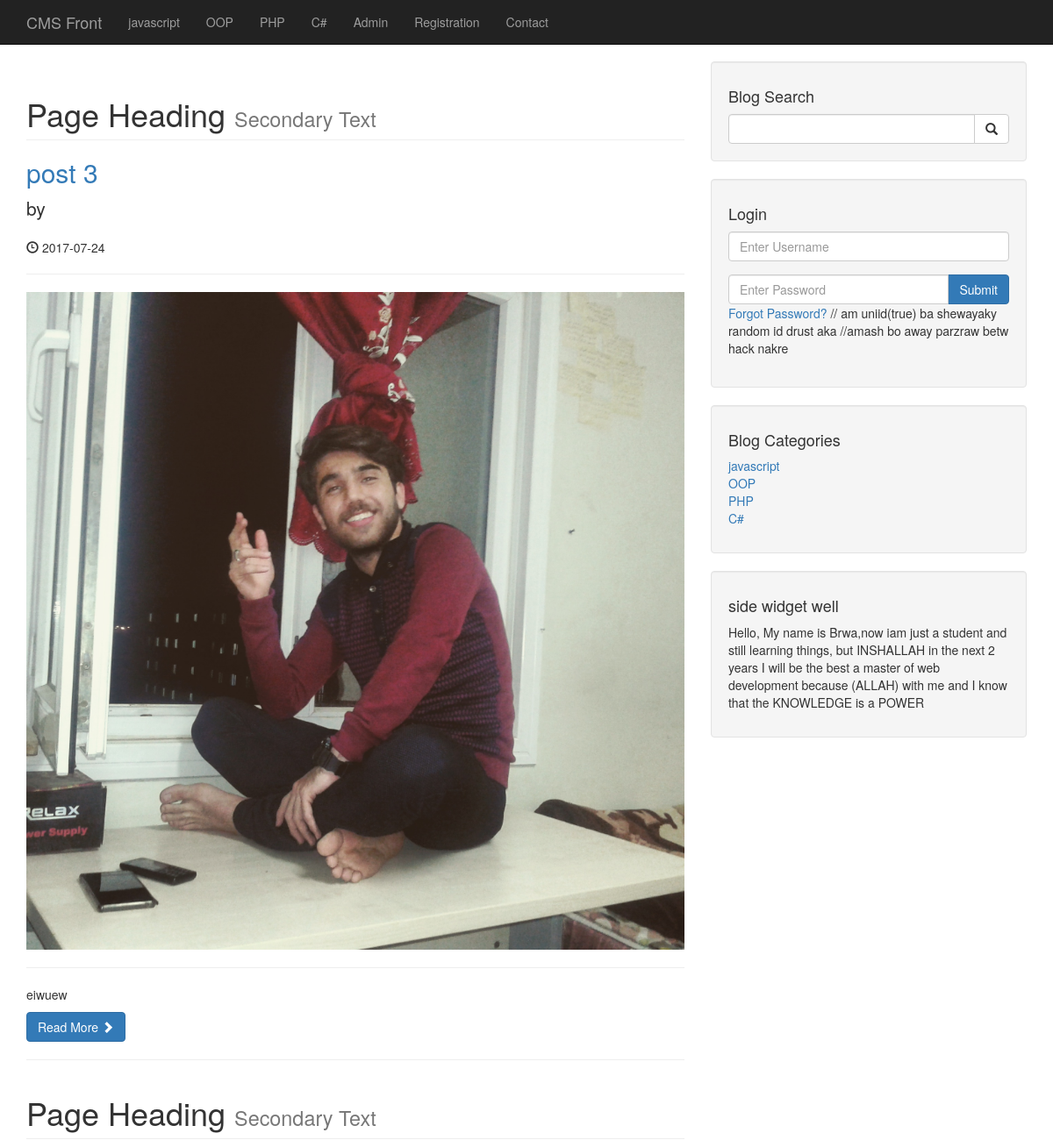
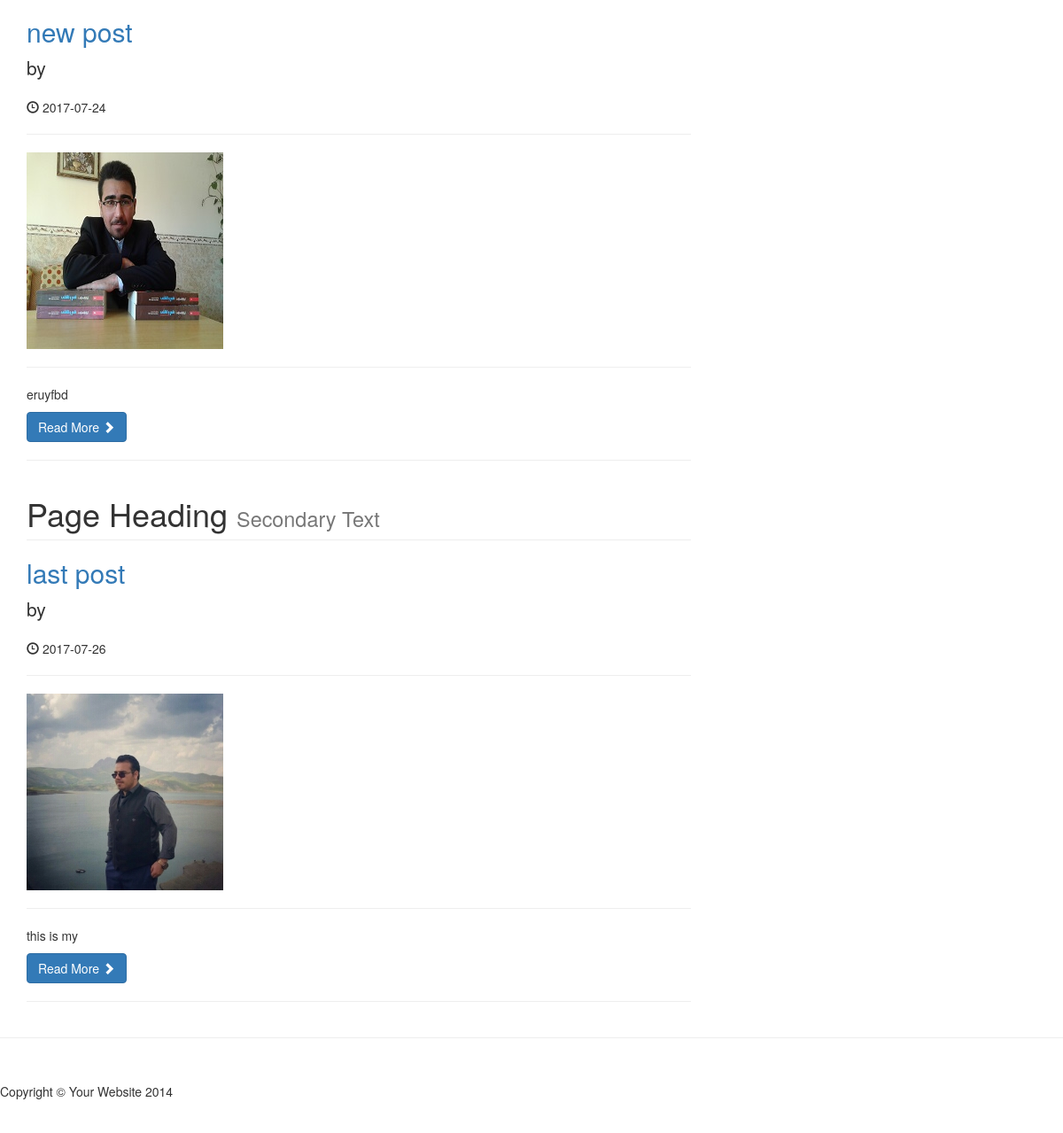
/index_old.php, run on the app's committed database (2 pictures, top to bottom).
### tables this page shows
CREATE TABLE `catagory` (
  `id` int(11) NOT NULL,
  `title` varchar(255) NOT NULL
);

CREATE TABLE `posts` (
  `post_id` int(11) NOT NULL,
  `post_catagory_id` int(11) NOT NULL,
  `post_title` varchar(255) NOT NULL,
  `post_author` varchar(255) NOT NULL,
  `post_user` varchar(255) NOT NULL,
  `post_date` date NOT NULL,
  `post_image` text NOT NULL,
  `post_content` text NOT NULL,
  `post_tags` varchar(255) NOT NULL,
  `post_comment_count` int(11) NOT NULL,
  `post_status` varchar(255) NOT NULL DEFAULT 'draft',
  `post_view_count` int(11) NOT NULL
);

### index_old.php (the view)
<?php  include 'includes/header.php';  ?>
<body>
    <?php  include 'includes/navigation.php';   ?>
    <div class="container">
        <div class="row">
            <div class="col-md-8">
              <?php
                  $sql="SELECT * FROM posts";
                  $ex=mysqli_query($connection,$sql);
                  while ($row=mysqli_fetch_assoc($ex))
                   {
                      $post_id=$row['post_id'];
                      $post_title=$row['post_title'];
                      $post_author=$row['post_author'];
                      $post_date=$row['post_date'];
                      $post_image=$row['post_image'];
                      $post_content=substr($row['post_content'],0,10);
                       $post_status=$row['post_status'];
               if ($post_status == 'publish')
               {
                ?>
                <h1 class="page-header">
                    Page Heading
                    <small>Secondary Text</small>
                </h1>
                <h2>
                    <a href="post.php?p_id=<?php echo $post_id; ?>"><?php echo $post_title ?></a>
                </h2>
                <p class="lead">
                    by <a href="author_post.php?author=<?php echo $post_author ?>&p_id=<?php echo $post_id ?>"><?php echo $post_author ?></a>
                </p>
                <p><span class="glyphicon glyphicon-time"></span> <?php echo $post_date ?></p>
                <hr>
                   <a href="post.php?p_id=<?php echo $post_id; ?>">
                <img class="img-responsive" src="images/<?php echo $post_image ?>" alt="">
                   </a>
                <hr>
                <p><?php echo $post_content ?></p>
                <a class="btn btn-primary" href="post.php?p_id=<?php echo $post_id; ?>">Read More <span class="glyphicon glyphicon-chevron-right"></span></a>
                <hr>
                <?php } }?>
            </div>
              <?php  include 'includes/sidebar.php';   ?>
        </div>
      </div>
        <hr>
        <?php
          include 'includes/footer.php';
         ?>
</body>
</html>

### includes/navigation.php (shortened to what this page needs)
<?php include 'db.php'; ?>
<nav class="navbar navbar-inverse navbar-fixed-top" role="navigation">
    <div class="container">
        <div class="navbar-header">
            <a class="navbar-brand" href="index.php">CMS Front</a>
        </div>
        <div class="collapse navbar-collapse" id="bs-example-navbar-collapse-1">
            <ul class="nav navbar-nav">
              <?php $sql="select * from catagory";
                    $run=mysqli_query($connection,$sql);
                    while ($row=mysqli_fetch_assoc($run))
                     {
                         $category_id=$row['id'];
                         $category_class = '';
                         $registration_class='';
                        echo "<li class='$category_class'><a href='catagory.php?catagory=$category_id'>{$row['title']}</a></li>";
                     }
               ?>
                <li>
                    <a href="admin">Admin</a>
                </li>
                <li class='<?php echo $registration_class; ?>'>
                    <a href="./registration.php">Registration</a>
                </li>
                <li>
                    <a href="./contact.php">Contact</a>
                </li>
            </ul>
        </div>
    </div>
</nav>

### includes/sidebar.php
<div class="col-md-4">
    <div class="well">
        <h4>Blog Search</h4>
        <form action="search.php" method="post">
        <div class="input-group">
            <input name="search" type="text" class="form-control">
            <span class="input-group-btn">
                <button name="submit" class="btn btn-default" type="submit">
                    <span class="glyphicon glyphicon-search"></span>
            </button>
            </span>
        </div>
        </form>
    </div>
    <div class="well">
        <?php
             if (isset($_SESSION['user_role']))
             {
               echo"  <h4>Logged in as  ".$_SESSION['username']."</h4>";
               echo "<a href='includes/logout.php' class='btn btn-primary'>Logout</a>";
             }
             else
             {
                 ?>
         <h4>Login</h4>
                <form action="includes/login.php" method="post">
                    <div class="form-group">
                        <input name="username" type="text" class="form-control" placeholder="Enter Username">
                    </div>
                    <div class="input-group">
                        <input name="password" type="password" class="form-control" placeholder="Enter Password">
                        <span class="input-group-btn">
                            <button class="btn btn-primary" name="login" type="submit">
                                Submit
                            </button>
                        </span>
                    </div>
                    <div class="form-group">
                        <a href="forgot.php?forgot=<?php echo uniqid(true); ?>">Forgot Password?</a>
                                                          // am uniid(true) ba shewayaky random id drust aka
                                                          //amash bo away parzraw betw hack nakre
                    </div>
                </form>
            <?php }
        ?>
    </div>
    <div class="well">
        <?php
            $sql="select * from catagory";
            $select_catagory_sidebar=mysqli_query($connection,$sql);
        ?>
        <h4>Blog Categories</h4>
        <div class="row">
            <div class="col-lg-12">
                <ul class="list-unstyled">
                    <?php
                        while ($row=mysqli_fetch_assoc($select_catagory_sidebar))
                        {
                            $catagory_id=$row['id'];
                            echo "<li><a href='catagory.php?catagory=$catagory_id'>{$row['title']}</a></li>";
                        }
                    ?>
                </ul>
            </div>
        </div>
    </div>
    <?php
        include "widget.php";
    ?>
</div>

### css/blog-home.css (style rules this page uses)
body { padding-top: 70px; }

### data on the page
catagory: title "javascript"
catagory: title "OOP"
catagory: title "PHP"
catagory: title "C#"
posts: post_title "post 3", post_date "2017-07-24", post_image (picture), post_content "eiwuew"
posts: post_title "new post", post_date "2017-07-24", post_image (picture), post_content "eruyfbd"
posts: post_title "last post", post_date "2017-07-26", post_image (picture), post_content "this is my"
